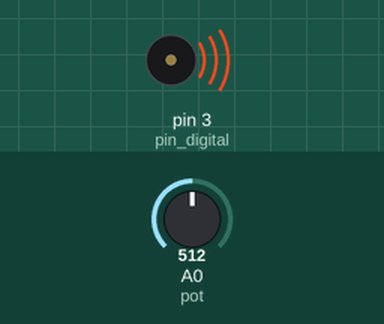
Simulated run of this sketch. Board: Arduino Uno, built with avr-gcc and run on an emulated ATmega328P. Shown: buzzer (waves = sounding). Inputs (shaded band) come from the test bench; at power-on: A0 (pot) = 512. What the sketch prints to the serial monitor is not drawn.

Above: at 1.2 s.
1.3 s: A0 (pot) set to 0
At 1.7 s:
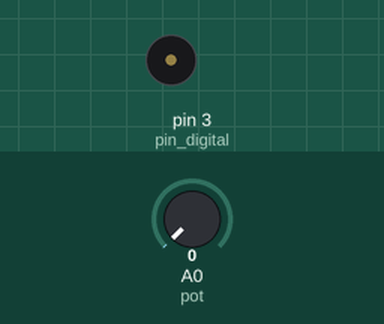
2.8 s: A0 (pot) set to 511
At 4.1 s:
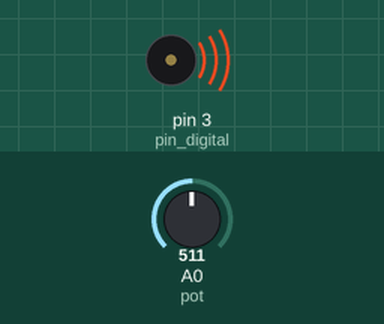
Timing chart, 0 to 5.8 s (numbered marks = the images above; inputs shaded):
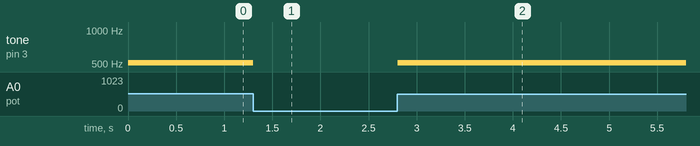

Measured:
- after the input at 1.3 s, tone on pin 3 (pin_digital): 512 Hz → silent at once
- after the input at 2.8 s, tone on pin 3 (pin_digital): silent → 511 Hz at once

The sketch:

PWM_VELOCIDAD.ino
```cpp
int pot = A0;          // Pin A0 de entrada analoga para el potenciómetro
int pin_digital = 3;  // Pin de salida para la señal de onda cuadrada
int lectura_pot;  //
int periodo, residuo;
void setup() {
  Serial.begin(9600);
}
void loop() {
  lectura_pot = analogRead(pot);        // Se direcciona entrada analoga A0 y se lee el valor del potenciómetro conectado
  Serial.print(lectura_pot,"\n");
  periodo = map(lectura_pot,0,1023,0,255);  // interpolacion de valores leidos del potenciometro para su manejo en ciclos por segundo
  Serial.print(periodo);
  tone(3,lectura_pot,"\n");
}
```
